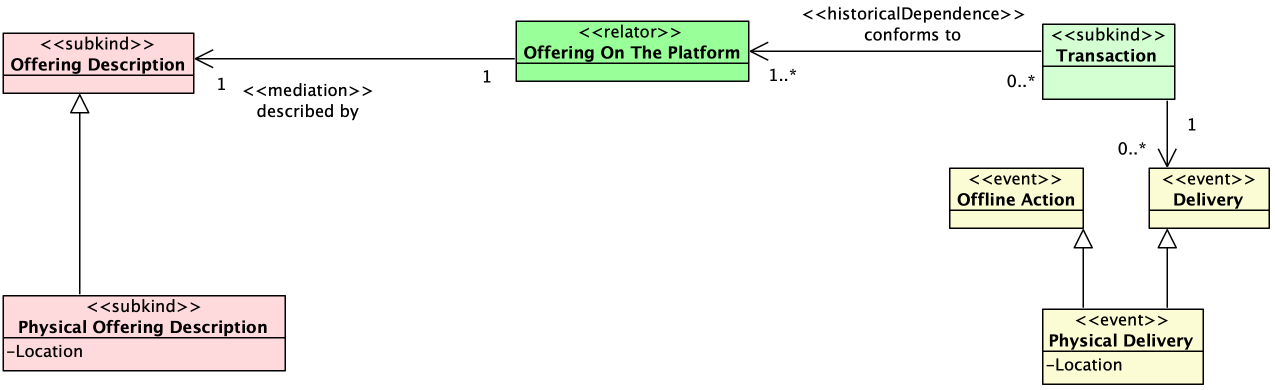
#> input picture OITE/offline.png, 2550 x 780 px (shown at 1/2 size)
$ python -i img_utils.py   (imports and definitions only)
#> lines starting #> are read from the running program, lines starting #| are printed output that depends on the picture; after the words box and inside, x2 and y2 are one past the last pixel; in counts of white or black regions, pixels touching at a corner belong together
import cv2
import numpy as np
from PIL import Image

class imgUtils:
    """
    A utility class for image processing.

    Methods
    -------
    get_img_processed(img_path)
        Loads, processes, and returns the sharpened and binary versions of the input image.

    cutImage(image, rect)
        Cuts out a portion of the image defined by a rectangle.

    wipe_classes(img, classes)
        Removes the areas occupied by OntoUML classes from the image by drawing white rectangles over them.

    resize_and_pad_image(image_array, size):
        Resize and pad the image to the desired size, preserving aspect ratio.
    """

    @staticmethod
    def get_img_processed(img_path):
        """
        Loads and processes an image to create a sharpened and binary version.

        Parameters
        ----------
        img_path : str
            The path to the image file.

        Returns
        -------
        tuple
            A tuple containing the sharpened image and the binary image.
        """
#> called with img_path = '../offline.png'
        # Load the image
        image = cv2.imread(img_path)
#> image is the input picture: shape (780, 2550, 3); mean B, G, R 238, 242.9, 241.8

        # Convert the image to grayscale
        gray_image = cv2.cvtColor(image, cv2.COLOR_BGR2GRAY)
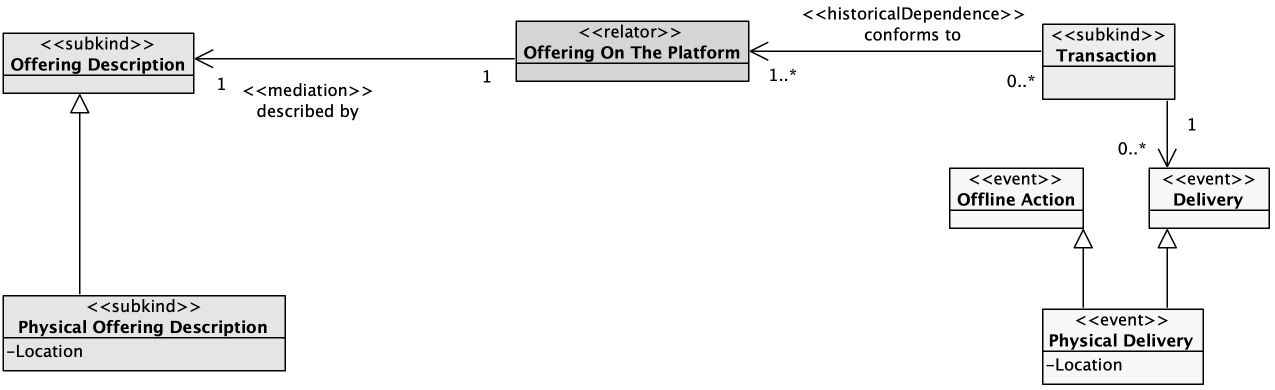
#> gray_image: shape (780, 2550) (shown at 1/2 size); min 0, max 255, mean 241.9

        # Apply Gaussian blur for sharpening
        blurred = cv2.GaussianBlur(gray_image, (0, 0), sigmaX=3, sigmaY=3)
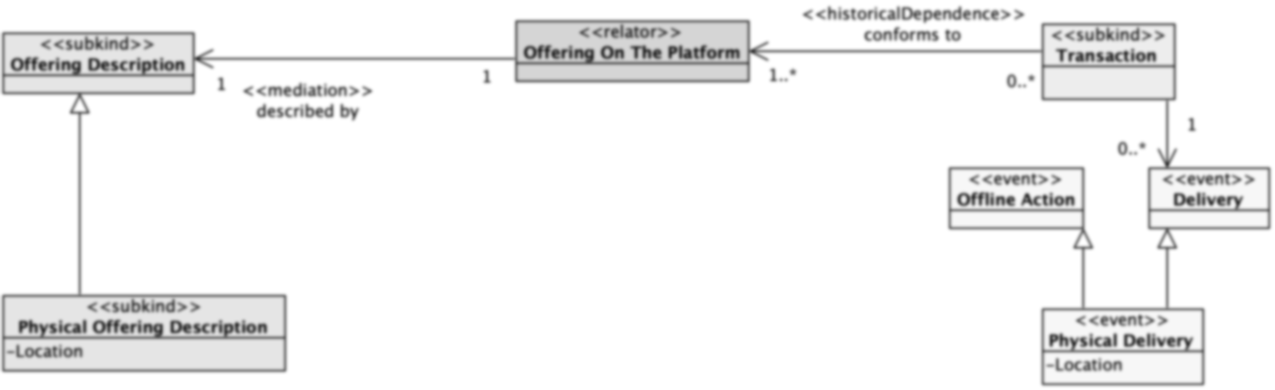
#> blurred: shape (780, 2550) (shown at 1/2 size); min 52, max 255, mean 241.9
        sharpened = cv2.addWeighted(gray_image, 1.5, blurred, -0.5, 0)

        # Perform threshold conversion (every pixel with value < 150 goes white, the rest black)
        _, binary_image = cv2.threshold(sharpened, 150, 255, cv2.THRESH_BINARY)
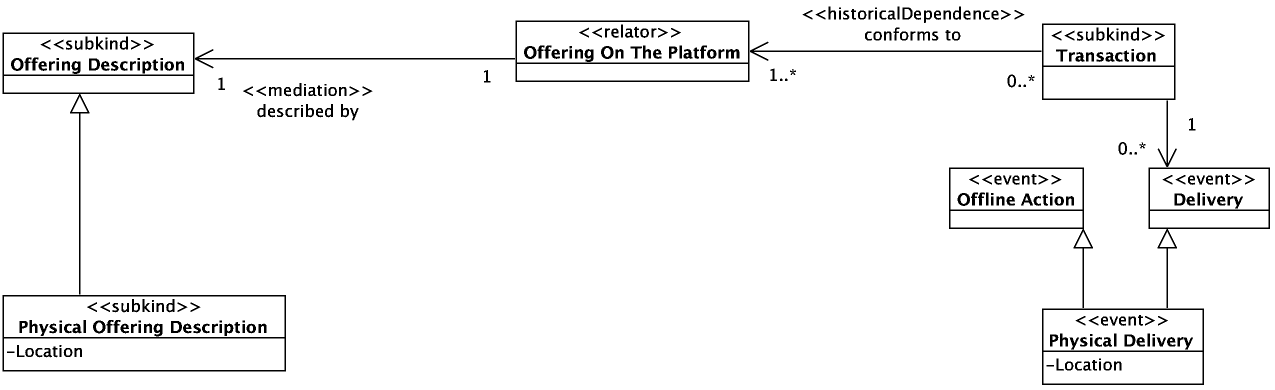
#> binary_image: shape (780, 2550) (shown at 1/2 size); 96% white; 309 black regions (10 under 20 px), largest, box (x1, y1, x2, y2) and area: (5, 590, 572, 743) 5967, (5, 65, 389, 589) 5582, (1031, 41, 1499, 164) 4896

        return sharpened, binary_image

    # [88 lines left out: functions cutImage, wipe_classes, resize_and_pad_image, not called in this run]

>>> result = imgUtils().get_img_processed('../offline.png')
